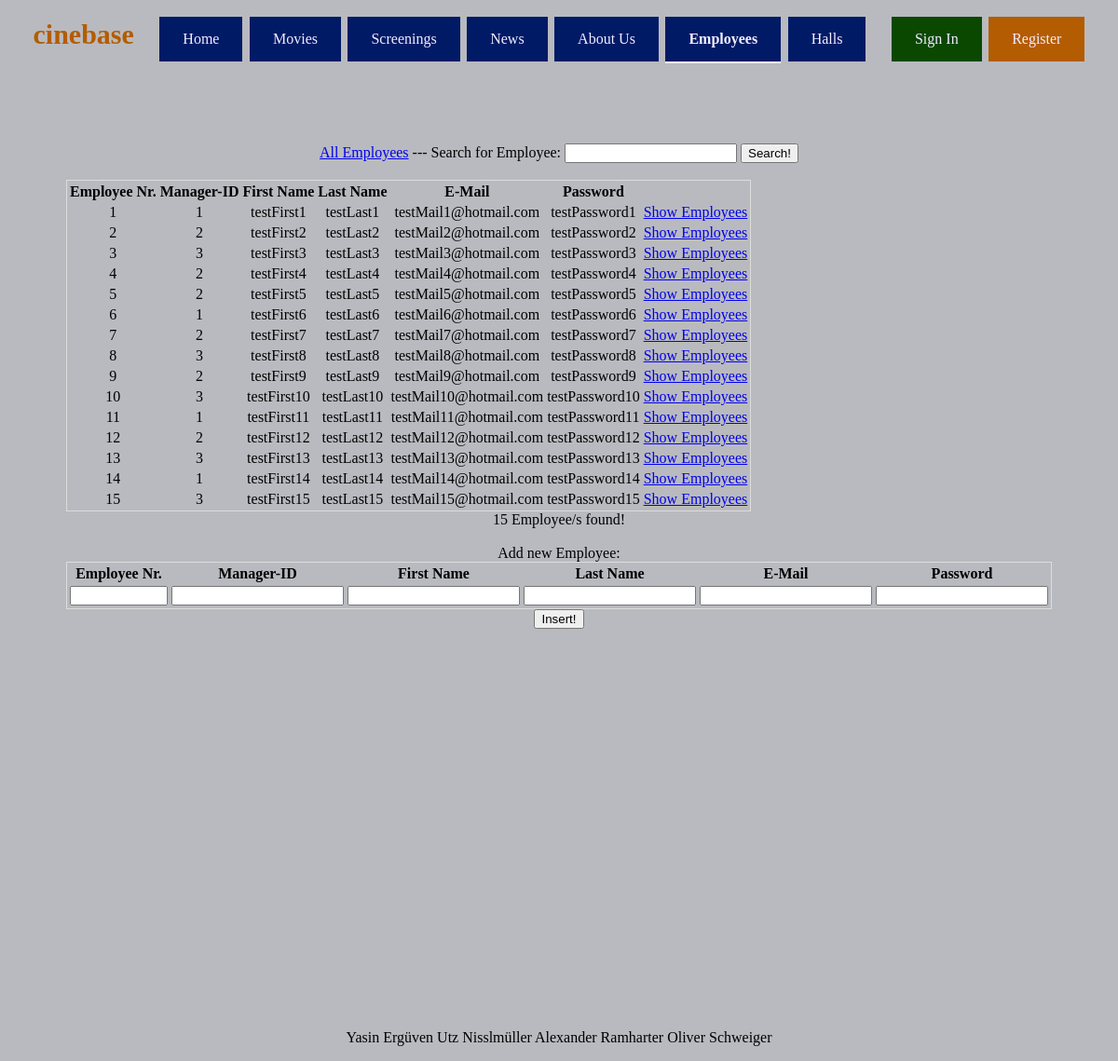
The app's page /homepage/employee_administration.php with its own data.
### tables this page shows
CREATE TABLE employee(
	employee_nr MEDIUMINT,
	CONSTRAINT m_pk PRIMARY KEY(employee_nr),
	manager_id MEDIUMINT,
	FOREIGN KEY (manager_id) REFERENCES employee(employee_nr) ON DELETE CASCADE,
	first_name VARCHAR(30),
	last_name VARCHAR(30),
	email VARCHAR(40) UNIQUE,
	password varchar(20)

);

### homepage/employee_administration.php (the view, shortened to what this page needs)
<!DOCTYPE html>
<html lang="en">
<head>
  <link rel="stylesheet"
        type="text/css"
        href="css/main.css"/>
</head>
<body>
<?php
$user = 'root';
$pass = '';
$database = 'cinebase';
$conn = new mysqli('localhost', $user, $pass, $database) or die("dead");
?>
<div class="wrapper">
  <div class="topLine" id="topLine">
    cinebase
    <button onclick="window.location='index.php';" style="margin-left: 20px" class="buttonBig">Home
    </button>
    <button onclick="window.location='movies.php';" class="buttonBig">Movies
    </button>
    <button onclick="window.location='screening.php';" class="buttonBig">Screenings</button>
    <button onclick="window.location='news.php';" class="buttonBig">News</button>
    <button onclick="window.location='aboutUs.php';" class="buttonBig">About Us</button>
    <button onclick="window.location='employee_administration.php';"
            style="border-bottom: 2px solid whitesmoke; font-weight: bold" class="buttonBig">
      Employees
    </button>
    <button onclick="window.location='hall_administration.php';"
            class="buttonBig">Halls</button>
    <button id="signIn" onclick="document.getElementById('popUpLogin').style.display='block'"
            class="buttonLogin">
      Sign In
    </button>
    <button id="register" onclick="window.location='register.php';"
            class="buttonRegister">Register
    </button>
  </div>
</div>
<div class="wrapperMainBody">
  <div class="mainBody" id="mainBody">
    <br><br>
    <div>
      <form id='searchform' action='employee_administration.php' method='get'>
        <a href='employee_administration.php'>All Employees</a> ---
        Search for Employee:
        <input class='searchName' id='searchName' name='searchName' type='text' size='20'
               value='<?php echo $_GET['searchName']; ?>'/>
        <input id='search' type='submit' value='Search!'/>
      </form>
      <br>
    </div>
      <?php
      if (isset($_GET['searchName'])) {
          $sql = "SELECT * FROM employee WHERE first_name like '%" . $_GET['searchName'] . "%'
        OR last_name like '%" . $_GET['searchName'] . "%'";
      } else {
          $sql = "SELECT * FROM employee";
      }
      $result = $conn->query($sql);
      ?>
    <table style='border: 1px solid #DDDDDD'>
      <thead>
      <tr>
        <th>Employee Nr.</th>
        <th>Manager-ID</th>
        <th>First Name</th>
        <th>Last Name</th>
        <th>E-Mail</th>
        <th>Password</th>
      </tr>
      </thead>
      <tbody>
      <?php
      if ($result->num_rows > 0) {
          while ($row = $result->fetch_assoc()) {
              echo "<tr>";
              echo "<td>" . $row['employee_nr'] . "</td>";
              echo "<td>" . $row['manager_id'] . "</td>";
              echo "<td>" . $row['first_name'] . "</td>";
              echo "<td>" . $row['last_name'] . "</td>";
              echo "<td>" . $row['email'] . "</td>";
              echo "<td>" . $row['password'] . "</td>";
              echo "<td><a href=\"employees_of_manager.php?searchEmployee=" . $row['employee_nr'] . "\"> Show Employees</a></td>";
              echo "</tr>";
          }
      }
      $row_cnt = mysqli_num_rows($result);
      ?>
      </tbody>
    </table>
    <div><?php echo $row_cnt ?> Employee/s found!</div>
    <br>
    <div id="insertEmployee">
      <form id='insertform' action='employee_administration.php' method='get'>
        Add new Employee:
        <table style='border: 1px solid #DDDDDD'>
          <thead>
          <tr>
            <th>Employee Nr.</th>
            <th>Manager-ID</th>
            <th>First Name</th>
            <th>Last Name</th>
            <th>E-Mail</th>
            <th>Password</th>
          </tr>
          </thead>
          <tbody>
          <tr>
            <td>
              <input class="inputEmployeeNr" id='employee_nr' name='employee_nr' type='text'
                     size='10'
                     value='<?php echo $_GET['employee_nr']; ?>'/>
            </td>
            <td>
              <input id='manager_id' name='manager_id' type='text' size='20'
                     value='<?php echo $_GET['manager_id']; ?>'/>
            </td>
            <td>
              <input id='first_name' name='first_name' type='text' size='20'
                     value='<?php echo $_GET['first_name']; ?>'/>
            </td>
            <td>
              <input class="last_name" id='last_name' name='last_name' type='text' size='20'
                     value='<?php echo $_GET['last_name']; ?>'/>
            </td>
            <td>
              <input class="email" id='email' name='email' type='text' size='20'
                     value='<?php echo $_GET['email']; ?>'/>
            </td>
            <td>
              <input class="password" id='password' name='password' type='text' size='20'
                     value='<?php echo $_GET['password']; ?>'/>
            </td>
          </tr>
          </tbody>
        </table>
        <input id='insert' type='submit' value='Insert!'/>
      </form>
    </div>
  </div>
</div>
<br><br><br><br><br><br><br><br><br><br><br><br><br><br><br><br><br><br><br><br><br><br><br>
<p style="text-align:center">Yasin Ergüven Utz Nisslmüller Alexander Ramharter Oliver
  Schweiger</p>
</body>
</html>

### homepage/css/main.css (style rules this page uses)
body { background-color: rgb(185, 186, 191); }
.mainBody { margin-top: 40px; color: #000000; display: inline-block; }
.wrapper { text-align: center; }
.wrapperMainBody { text-align: center; }
.topLine { display: inline-block; padding: 10px; color: #b45c01; font-family: Comfortaa, serif; font-size: 30px; font-weight: bold; }
.buttonBig { background-color: #001a66; border: none; color: #f2eeff; padding: 15px 25px; text-align: center; font-size: 16px; cursor: pointer; font-family: "Trebuchet MS", serif; }
.buttonLogin { margin-left: 20px; background-color: #0a4800; border: none; color: #f2eeff; padding: 15px 25px; text-align: center; font-size: 16px; cursor: pointer; font-family: "Trebuchet MS", serif; }
.buttonRegister { background-color: #b45c01; border: none; color: #f2eeff; padding: 15px 25px; text-align: center; font-size: 16px; cursor: pointer; font-family: "Trebuchet MS", serif; }

### records on screen
employee: employee_nr "1", manager "1", first_name "testFirst1", last_name "testLast1", email "testMail1@hotmail.com", password "testPassword1"
employee: employee_nr "2", manager "2", first_name "testFirst2", last_name "testLast2", email "testMail2@hotmail.com", password "testPassword2"
employee: employee_nr "3", manager "3", first_name "testFirst3", last_name "testLast3", email "testMail3@hotmail.com", password "testPassword3"
employee: employee_nr "4", manager "2", first_name "testFirst4", last_name "testLast4", email "testMail4@hotmail.com", password "testPassword4"
employee: employee_nr "5", manager "2", first_name "testFirst5", last_name "testLast5", email "testMail5@hotmail.com", password "testPassword5"
employee: employee_nr "6", manager "1", first_name "testFirst6", last_name "testLast6", email "testMail6@hotmail.com", password "testPassword6"
employee: employee_nr "7", manager "2", first_name "testFirst7", last_name "testLast7", email "testMail7@hotmail.com", password "testPassword7"
employee: employee_nr "8", manager "3", first_name "testFirst8", last_name "testLast8", email "testMail8@hotmail.com", password "testPassword8"
employee: employee_nr "9", manager "2", first_name "testFirst9", last_name "testLast9", email "testMail9@hotmail.com", password "testPassword9"
employee: employee_nr "10", manager "3", first_name "testFirst10", last_name "testLast10", email "testMail10@hotmail.com", password "testPassword10"
employee: employee_nr "11", manager "1", first_name "testFirst11", last_name "testLast11", email "testMail11@hotmail.com", password "testPassword11"
employee: employee_nr "12", manager "2", first_name "testFirst12", last_name "testLast12", email "testMail12@hotmail.com", password "testPassword12"
employee: employee_nr "13", manager "3", first_name "testFirst13", last_name "testLast13", email "testMail13@hotmail.com", password "testPassword13"
employee: employee_nr "14", manager "1", first_name "testFirst14", last_name "testLast14", email "testMail14@hotmail.com", password "testPassword14"
employee: employee_nr "15", manager "3", first_name "testFirst15", last_name "testLast15", email "testMail15@hotmail.com", password "testPassword15"

### other values on screen
$row_cnt "15"
